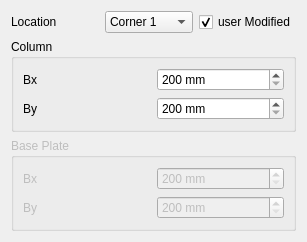
<?xml version="1.0" encoding="UTF-8"?>
<ui version="4.0">
 <class>punch</class>
 <widget class="QDialog" name="punch">
  <property name="geometry">
   <rect>
    <x>0</x>
    <y>0</y>
    <width>307</width>
    <height>242</height>
   </rect>
  </property>
  <property name="windowTitle">
   <string>Punch Edit</string>
  </property>
  <layout class="QVBoxLayout" name="verticalLayout">
   <item>
    <layout class="QHBoxLayout" name="horizontalLayout">
     <item>
      <widget class="QLabel" name="label">
       <property name="text">
        <string>Location</string>
       </property>
      </widget>
     </item>
     <item>
      <widget class="QComboBox" name="location">
       <item>
        <property name="text">
         <string>Corner 1</string>
        </property>
       </item>
       <item>
        <property name="text">
         <string>Corner 2</string>
        </property>
       </item>
       <item>
        <property name="text">
         <string>Corner 3</string>
        </property>
       </item>
       <item>
        <property name="text">
         <string>Corner 4</string>
        </property>
       </item>
       <item>
        <property name="text">
         <string>Edge 1</string>
        </property>
       </item>
       <item>
        <property name="text">
         <string>Edge 2</string>
        </property>
       </item>
       <item>
        <property name="text">
         <string>Edge 3</string>
        </property>
       </item>
       <item>
        <property name="text">
         <string>Edge 4</string>
        </property>
       </item>
       <item>
        <property name="text">
         <string>Interior</string>
        </property>
       </item>
      </widget>
     </item>
     <item>
      <widget class="QCheckBox" name="user_modified">
       <property name="text">
        <string>user Modified</string>
       </property>
       <property name="checked">
        <bool>true</bool>
       </property>
      </widget>
     </item>
    </layout>
   </item>
   <item>
    <widget class="QGroupBox" name="groupBox">
     <property name="title">
      <string>Column</string>
     </property>
     <layout class="QGridLayout" name="gridLayout">
      <item row="0" column="0">
       <widget class="QLabel" name="label_2">
        <property name="text">
         <string>Bx</string>
        </property>
       </widget>
      </item>
      <item row="0" column="1">
       <widget class="QSpinBox" name="column_bx">
        <property name="suffix">
         <string> mm</string>
        </property>
        <property name="minimum">
         <number>200</number>
        </property>
        <property name="maximum">
         <number>3000</number>
        </property>
        <property name="singleStep">
         <number>50</number>
        </property>
       </widget>
      </item>
      <item row="1" column="1">
       <widget class="QSpinBox" name="column_by">
        <property name="suffix">
         <string> mm</string>
        </property>
        <property name="minimum">
         <number>200</number>
        </property>
        <property name="maximum">
         <number>3000</number>
        </property>
        <property name="singleStep">
         <number>50</number>
        </property>
       </widget>
      </item>
      <item row="1" column="0">
       <widget class="QLabel" name="label_3">
        <property name="text">
         <string>By</string>
        </property>
       </widget>
      </item>
     </layout>
    </widget>
   </item>
   <item>
    <widget class="QGroupBox" name="base_plate_groupbox">
     <property name="enabled">
      <bool>false</bool>
     </property>
     <property name="title">
      <string>Base Plate</string>
     </property>
     <layout class="QGridLayout" name="gridLayout_2">
      <item row="0" column="0">
       <widget class="QLabel" name="label_4">
        <property name="text">
         <string>Bx</string>
        </property>
       </widget>
      </item>
      <item row="0" column="1">
       <widget class="QSpinBox" name="base_plate_bx">
        <property name="suffix">
         <string> mm</string>
        </property>
        <property name="minimum">
         <number>200</number>
        </property>
        <property name="maximum">
         <number>3000</number>
        </property>
        <property name="singleStep">
         <number>50</number>
        </property>
       </widget>
      </item>
      <item row="1" column="1">
       <widget class="QSpinBox" name="base_plate_by">
        <property name="suffix">
         <string> mm</string>
        </property>
        <property name="minimum">
         <number>200</number>
        </property>
        <property name="maximum">
         <number>3000</number>
        </property>
        <property name="singleStep">
         <number>50</number>
        </property>
       </widget>
      </item>
      <item row="1" column="0">
       <widget class="QLabel" name="label_5">
        <property name="text">
         <string>By</string>
        </property>
       </widget>
      </item>
     </layout>
    </widget>
   </item>
  </layout>
 </widget>
 <resources/>
 <connections/>
</ui>
